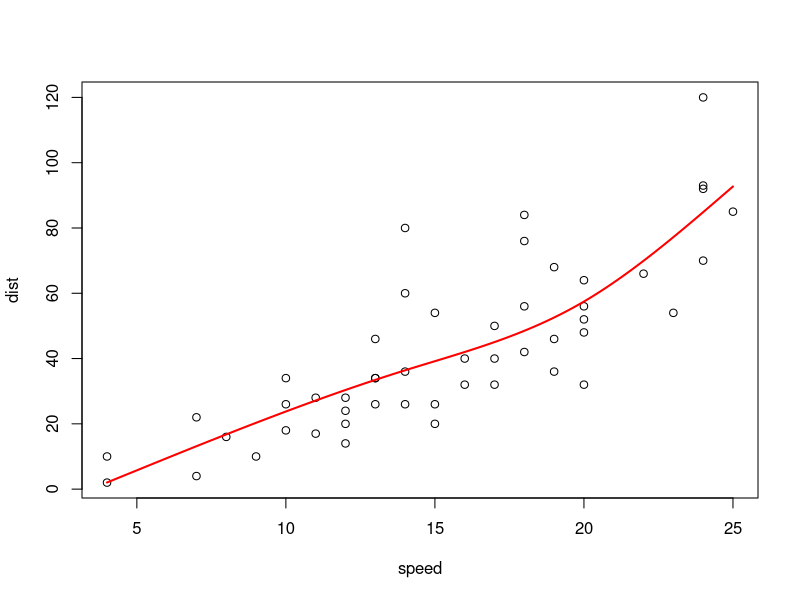
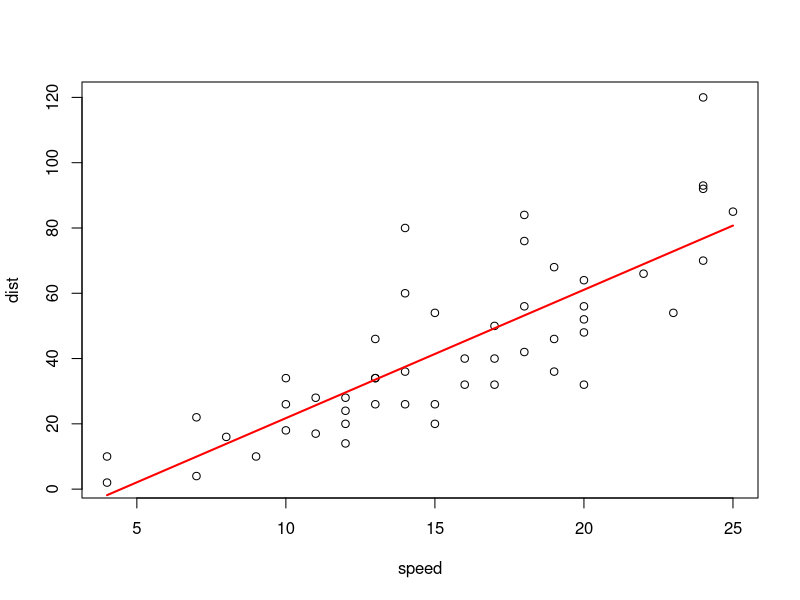
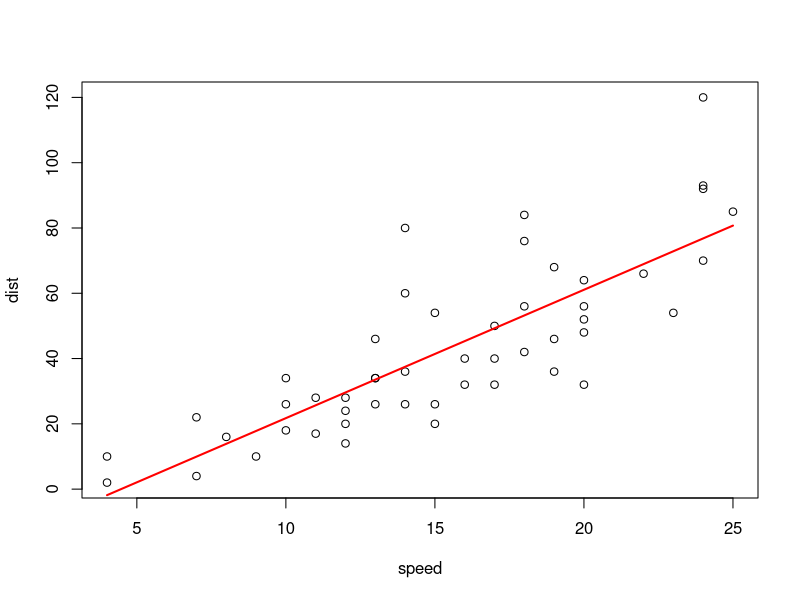
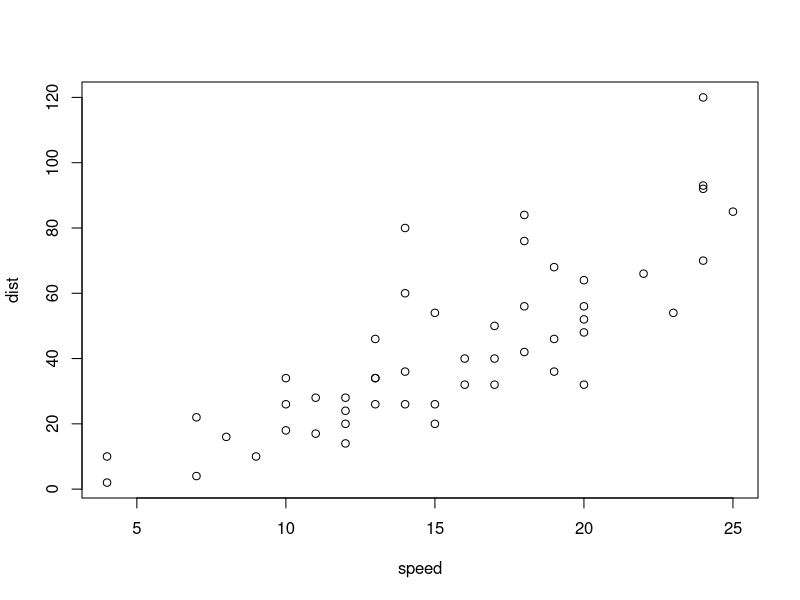

R code for these plots, in order: (Note: this script raises an error after producing the figures.)
# Working out how to fit a linear model without using lm()
# Inspired by "Fitting a Model by Maximum Likelihood"
# by Andrew of Exegetic Analytics
# https://www.r-bloggers.com/fitting-a-model-by-maximum-likelihood/

# Remove all current objects in the workspace
  rm(list = ls(all = TRUE))
  set.seed(123)

# -----------------------------------------------------------------------------
#  So, consider the following dataset, with the following spline regression,
  library(splines)
  K <- c(14, 20)  # knots
  plot(cars)
  lm.mod <- lm(dist ~ ns(speed, knots = c(K)), data = cars)
  u <- seq(4, 25, by = 0.1)  # test model at these speeds
  B <- data.frame(speed = u)  # data.frame(speeds)
  lm.Y <- predict(lm.mod, newdata = B)  # predicted dist for the desired speeds
  lines(u, lm.Y, lwd = 2, col = "red")
# We have the following (nice) picture
# But this is done using the lm() function which uses QR decomposition
# While this method is efficient, it uses least squares

# The aim is to determine how to fit a model using gradient descent so that
# maximum likelihood can be used instead
# So first lets max a basic example to work on
  test.mod <- lm(dist ~ speed, data = cars)
  test.Y <- predict(test.mod, newdata = B)
  plot(cars)
  lines(u, test.Y, lwd = 2, col = "red")
  summary(test.mod)

# This model is a straight line so its represented by the function:
# y = beta1*x + beta0
# This is effectively a 1 degree spline with no knots
# lm() looks to find the model with the best residuals, using least squares
# e.g. sum((C[obs] - C[hat])^2)
# The same can be done with optim()

# function(Cobs, Chat) {
#   err <- Cobs - Chat
#   squ.err <- err^2
#   sse <- sum(squ.err)  # Sum of squared errors to be minimised
#   sse
# }

# This final values is what we want to optimise
# To reach the lowest possible squared error, we request that optim changes
# beta1 and beta0 of our function

  ls.func <- function(par, x, y) {
    b0 <- par[1]
    b1 <- par[2]
    err <- y - b1*x - b0
    sse <- sum(err^2)
  }

  ls.func.result <- optim(
    c(-17, 4),  # Initial parameter estimates
    ls.func,  # Fitting function
    method = "BFGS",
    x = cars$speed, y = cars$dist  # Function arguments
  )

# Here we appear to have replicated lm() to within four significant figures
# To make predictions using this model we simply replicate the function
  plot(cars)
  ls.func.Y <- ls.func.result$par[2]*u + ls.func.result$par[1]
  lines(u, ls.func.Y, lwd = 2, col = "red")

# The trick is to apply this to splines
# -----------------------------------------------------------------------------
# Splines are represented by an additive linear model, where each component of
# the spline does not interact with one another.

# To determine the number of parameters for optimisation, normally the degree of
# the spline and the number of knots must be considered. These are added
# together to determine the number of components there are to the linear model.

# With natural splines, it is the number of knots + 1

# The basis matrix for a spline is used when fitting a model, therefore we use
# each part of the matrix as an independent variable to determine our dependent
# variable.

# Function for a natural spline with 2 knots
# y = beta1*x[,1] + beta2*x[,2] + beta3*x[,3] + beta0
  ls.spline2k.func <- function(par, x, y) {
    b0 <- par[1]
    b1 <- par[2]
    b2 <- par[3]
    b3 <- par[4]
    err <- y - b1*x[,1] - b2*x[,2] - b3*x[,3] - b0
    sse <- sum(err^2)
  }

  ls.spline2k.res <- optim(
    c(40, 105, 72, 2),  # Initial parameter estimates
    ls.spline2k.func,  # Fitting function
    method = "BFGS",
    x = ns(cars$speed, knots = c(K)), y = cars$dist # Function arg.
  )

# To predict a model with a spline in it the new x value must be transformed
# into a basis spline matrix, as dictated by the spline we were fitting
  plot(cars)
  ls.spline.u <- ns(u, knots = c(K))
  ls.spline.Y <- ls.spline2k.res$par[2]*ls.spline.u[,1] +
    ls.spline2d2k.res$par[3]*ls.spline.u[,2] +
    ls.spline2d2k.res$par[4]*ls.spline.u[,3] +
    ls.spline2d2k.res$par[1]
  lines(u, ls.spline.Y, lwd = 2, col = "red")

# -----------------------------------------------------------------------------
# So how do we make a flexible function to complete this process?
# Well first we should move around our parameters as determined by optim()
# This should be done so that for:
# par[1] == b[1], par[2] == b[2], ..., par[n-1] == b[last], par[n] == intercept
# Where: n = number of parameters
# That way the basis matrix will match up with the numbering of the parameters
  flex.u <- ns(u, knots = c(K))
  flex.optres <- list(
    par = c(
      ls.spline2k.res$par[2],
      ls.spline2k.res$par[3],
      ls.spline2k.res$par[4],
      ls.spline2k.res$par[1]
    )
  )
  flex.optres.l <- length(flex.optres$par)
  flex.x <- ns(cars$speed, knots = c(K))

# -   -   -   -   -   -   -   -   -   -   -   -   -   -   -   -   -   -   -   -
# For fitting
# x = ns(cars$speed, knots = c(K)), y = cars$dist
  flex.err <- cars$dist
  for (j in 1:flex.optres.l) {
    if (j != flex.optres.l) {
      flex.err <- flex.err - flex.optres$par[j]*flex.x[, j]
    } else {
      flex.err <- flex.err - flex.optres$par[j]
    }
  }
  flex.sse <- sum(flex.err^2)
  flex.sse != ls.spline2k.res$value

  lm.spline <- function(par, x, y) {
    err <- y
    for (i in 1:length(par)) {
      if (i != length(par)) {
        err <- err - par[i]*x[, i]
      } else if (i == length(par)) {
        err <- err - par[i]
      }
    }
    return(sum(err^2))
  }

  test <- optim(
    c(40, 105, 72, 2),  # Initial parameter estimates
    lm.spline,  # Fitting function
    method = "BFGS",
    x = ns(cars$speed, knots = c(K)), y = cars$dist # Function arg.
  )
  test$value != ls.spline2k.res$value
  # not equal but close enough!

# -   -   -   -   -   -   -   -   -   -   -   -   -   -   -   -   -   -   -   -
# For predicting
  flex.optres.l <- length(flex.optres$par)
  flex.Y <- double(length(u))
  for (j in 1:flex.optres.l) {
    if (j != flex.optres.l) {
      flex.Y <- flex.Y + flex.optres$par[j]*flex.u[, j]
    } else {
      flex.Y <- flex.Y + flex.optres$par[j]
    }
  }
  any(flex.Y != ls.spline.Y)  # Test that this has worked

# For the following function:
# x = the new x values for which you want to predict y
# par = the coefficients of the spline you have fitted
# K = the knots used to fit the spline
  predict.spline <- function(x, par, K) {
    ns.mat <- ns(x, knots = c(K))
    out <- double(length(x))
    for (i in 1:length(par)) {
      if (i != length(par)) {
        out <- out + par[i]*ns.mat[, i]
      } else if (i == length(par)) {
        out <- out + par[i]
      }
    }
    return(out)
  }
# -----------------------------------------------------------------------------
# Lastly lets adjust these functions so that they can be used with maximum
# likelihood estimation and see how much of a difference it makes for the spline
# The function that is given to optim() needs to also optimise sigma so we add
# another parameter
  mle.spline <- function(par, x, y) {
    err <- y
    for (i in 1:length(par)) {
      if (i < length(par) - 1) {
        err <- err - par[i]*x[, i]
      } else if (i == length(par) - 1) {
        err <- err - par[i]
      }
    }
    loglik <- dnorm(err, 0, tail(par, 1), log = T)
    return(-1*sum(loglik))
  }

  mle.test.res <- optim(
    c(40, 105, 72, 2),  # Initial parameter estimates
    mle.spline,  # Fitting function
    method = "BFGS",
    x = ns(cars$speed, knots = c(K)), y = cars$dist # Function arg.
  )

  mle.test.Y <- predict.spline(u, mle.test.res$par[-length(mle.test.res$par)], K)
  plot(cars)
  lines(u, mle.test.Y, lwd = 2, col = "red")

# This isn't perfect though if you don't have good initial estimates

  mle.test.res2 <- optim(
    c(50, 100, 60, 1),  # Initial parameter estimates
    mle.spline,  # Fitting function
    method = "BFGS",
    x = ns(cars$speed, knots = c(K)), y = cars$dist # Function arg.
  )

  mle.test.Y <- predict.spline(u, mle.test.res2$par[-length(mle.test.res2$par)], K, 2)
  plot(cars)
  lines(u, mle.test.Y, lwd = 2, col = "red")

# Splines appear to be highly dependent on initial estimates!
# But if we have to run lm() to run mle.spline() then why run mle.spline()?
# For this question we need to start looking at PK examples
# -----------------------------------------------------------------------------
  times <- seq(from = 0, to = 24, by = 0.25)	# Time sequence for simulating concentrations

# Simulate dataset
  K <- c(3, 5, 7)  # knots
  CL <- 10	# Clearance, 10 L/h
  V <- 50	# Volume of concribution, 50 L
  KA <- 0.5	# Absorption rate constant, h^-1
  ERR <- 1 + rnorm(n = length(times), mean = 0, sd = 0.3)
  dose <- 50	# mg
  sample.times <- c(0, 0.25, 0.5, 1, 2, 4, 8, 12, 24)  # Sampling times
  conc <- dose*KA/(V*(KA-(CL/V)))*(exp(-CL/V*times)-exp(-KA*times))
  plot(times, log(conc))
  sample.conc <- (conc*ERR)[times %in% sample.times]
  onecomp <- data.frame(time = sample.times, conc = sample.conc)

# Find our initial estimates using QR decomposition via lm()
  pk.modlm <- lm(conc ~ ns(time, knots = c(K)), data = onecomp)
  init.par <- unname(pk.modlm$coefficients[c(2:5, 1)])

# Supress warnings due to NaN being produced by estimating sigma of < 0
  suppressWarnings(
    pk.optres <- optim(
      c(init.par, 1),  # Initial parameter estimates
      mle.spline,  # Fitting function
      method = "BFGS",
      x = ns(onecomp$time, knots = c(K)), y = onecomp$conc # Function arg.
    )
  )

  u <- times
  B <- data.frame(time = u)
  pk.lm.Y <- predict(pk.modlm, newdata = B)
  pk.mle.Y <- predict.spline(u, pk.optres$par[-length(pk.optres$par)], K)
  plot(onecomp)
  lines(u, pk.lm.Y, lwd = 2, col = "red")
  lines(u, pk.mle.Y, lwd = 2, col = "blue")

# The two lines aren't visibly different when plotted
# When checking with least squares lm is better when comparing to original data
  list(
    lm = sum((conc - pk.lm.Y)^2),
    mle = sum((conc - pk.mle.Y)^2)
  )

# And mle is slightly better when looking at mle
  list(
    lm = -1*sum(dnorm(conc, pk.lm.Y, sd(conc - pk.lm.Y), log = T)),
    mle = -1*sum(dnorm(conc, pk.mle.Y, sd(conc - pk.lm.Y), log = T))
  )

# This phenomemon is the same when observing drugs with two-compartment kinetics
# Will use mle going forwards as it has a big difference when optimising knots
# Best to keep with one method rather than using two
